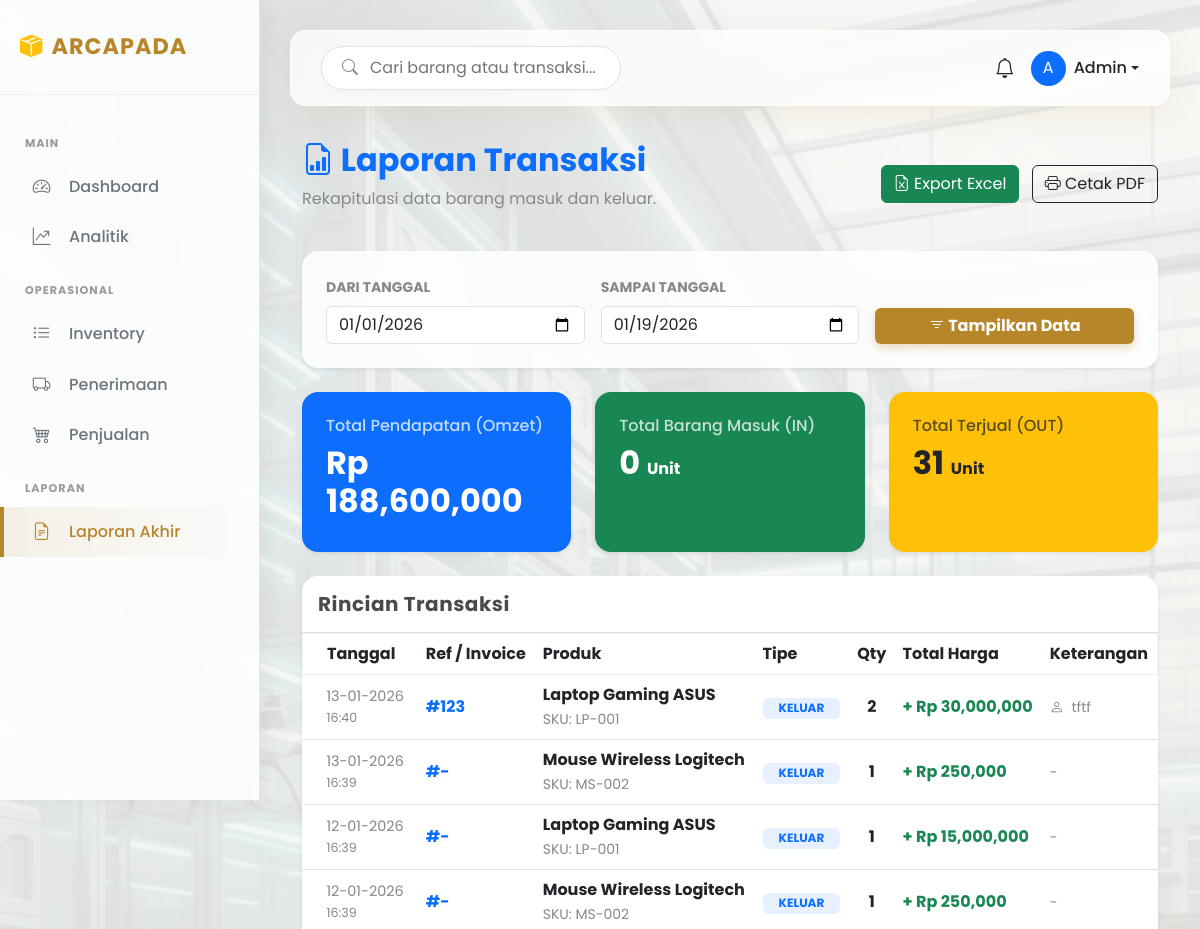
/laporan-final (signed in, upper part), run on an earlier commit of the app's database.
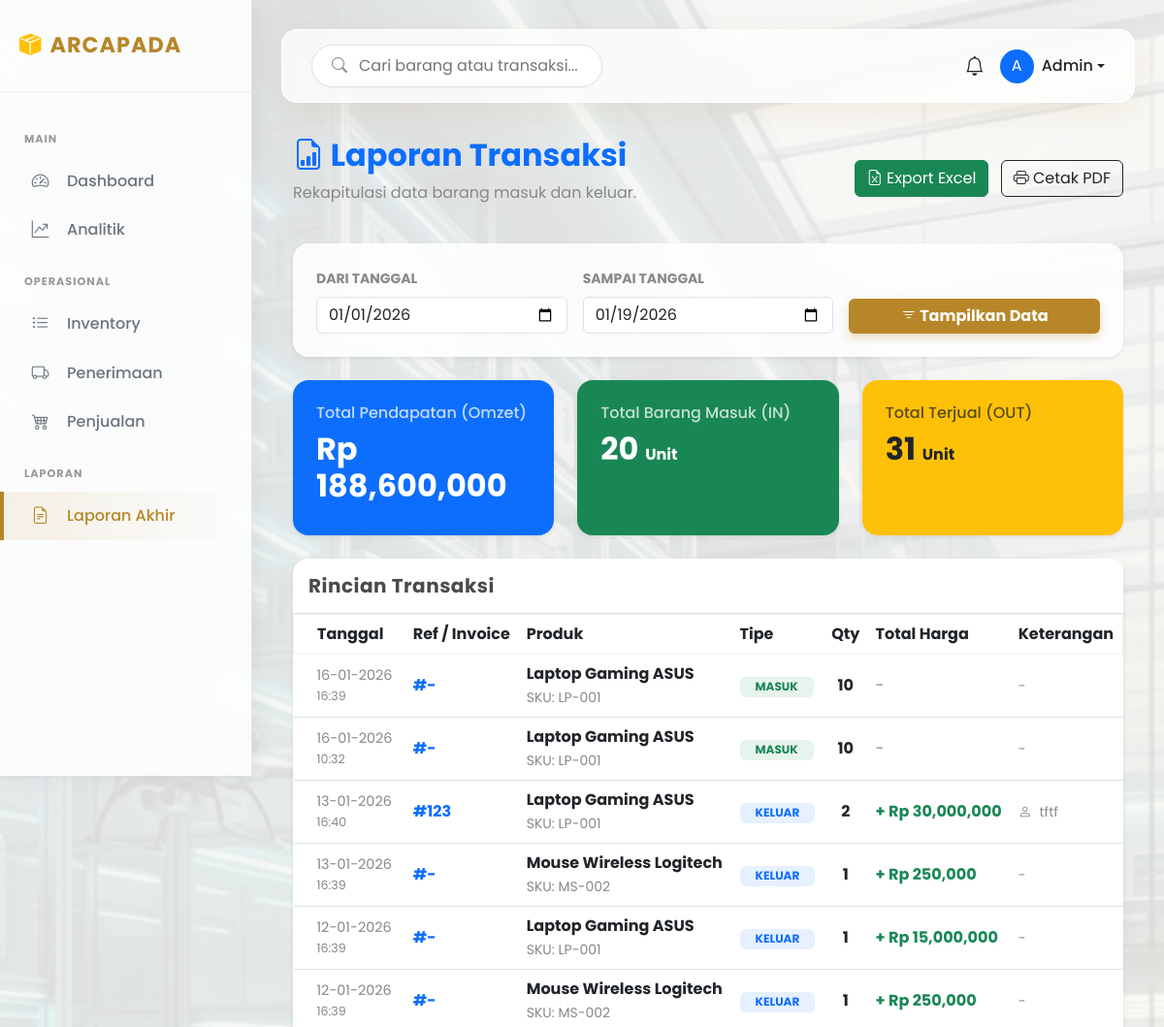
And on a later commit of the database.
### app/models.py (models this page shows, shortened)
class Transaction(db.Model):
    __tablename__ = 'transactions'
    id = db.Column(db.Integer, primary_key=True)
    product_id = db.Column(db.Integer, db.ForeignKey('products.id'), nullable=False)
    transaction_type = db.Column(db.String(10), nullable=False)
    quantity = db.Column(db.Integer, nullable=False)
    total_amount = db.Column(db.Float, nullable=False)
    created_at = db.Column(db.DateTime, default=datetime.utcnow)
    supplier = db.Column(db.String(100), nullable=True)
    reference = db.Column(db.String(50), nullable=True)

class Product(db.Model):
    __tablename__ = 'products'
    id = db.Column(db.Integer, primary_key=True)
    sku = db.Column(db.String(20), unique=True, nullable=False)
    name = db.Column(db.String(100), nullable=False)
    description = db.Column(db.Text, nullable=True)
    price = db.Column(db.Float, nullable=False)
    cost = db.Column(db.Float, nullable=False)
    stock_quantity = db.Column(db.Integer, default=0)
    min_stock_threshold = db.Column(db.Integer, default=10)
    transactions = db.relationship('Transaction', backref='product', lazy=True)

### app/controllers/web_controller.py (the view)
@web_bp.route('/laporan-final')
def laporan_final():
    if 'user_id' not in session: return redirect(url_for('auth.login_web'))
    start_date_str = request.args.get('start_date')
    end_date_str = request.args.get('end_date')
    today = datetime.today()
    if not start_date_str: start_date = today.replace(day=1)
    else: start_date = datetime.strptime(start_date_str, '%Y-%m-%d')
    if not end_date_str: end_date = today
    else: end_date = datetime.strptime(end_date_str, '%Y-%m-%d')
    end_date_fixed = end_date.replace(hour=23, minute=59, second=59)
    query = Transaction.query.filter(Transaction.created_at.between(start_date, end_date_fixed))
    transactions = query.order_by(Transaction.created_at.desc()).all()
    total_income = 0
    items_out = 0
    items_in = 0
    for t in transactions:
        if t.transaction_type == 'OUT':
            total_income += t.total_amount
            items_out += t.quantity
        else:
            items_in += t.quantity
    return render_template('laporan_final.html',
                           transactions=transactions,
                           total_income=total_income,
                           items_out=items_out,
                           items_in=items_in,
                           start_date=start_date.strftime('%Y-%m-%d'),
                           end_date=end_date.strftime('%Y-%m-%d'))

### app/context_processor.py (called while the page is built)
def inject_notifications():
    def get_notifications():
        allowed_roles = ['admin', 'kepala_gudang', 'kepala_divisi']
        user_role = session.get('role')
        if not user_role or user_role not in allowed_roles:
            return {'count': 0, 'items': []}
        low_stock_items = Product.query.filter(Product.stock_quantity <= Product.min_stock_threshold).all()
        return {
            'count': len(low_stock_items),
            'items': low_stock_items
        }
    return dict(notifications=get_notifications())

### app/templates/laporan_final.html (shortened to what the changed rows need)
{% extends "base.html" %}
{% block content %}
<div class="container pb-5">
    <div class="d-flex justify-content-between align-items-center mb-4 no-print">
        <div>
            <h2 class="fw-bold text-primary"><i class="bi bi-file-earmark-bar-graph"></i> Laporan Transaksi</h2>
        </div>
    </div>
    <div class="row g-4 mb-4">
        <div class="col-md-4">
            <div class="card border-0 shadow-sm bg-primary text-white h-100 rounded-4">
                <div class="card-body p-4">
                    <h2 class="fw-bold">Rp {{ "{:,.0f}".format(total_income) }}</h2>
                </div>
            </div>
        </div>
        <div class="col-md-4">
            <div class="card border-0 shadow-sm bg-success text-white h-100 rounded-4">
                <div class="card-body p-4">
                    <h6 class="opacity-75">Total Barang Masuk (IN)</h6>
                    <h2 class="fw-bold">{{ items_in }} <span class="fs-6">Unit</span></h2>
                </div>
            </div>
        </div>
        <div class="col-md-4">
            <div class="card border-0 shadow-sm bg-warning text-dark h-100 rounded-4">
                <div class="card-body p-4">
                    <h2 class="fw-bold">{{ items_out }} <span class="fs-6">Unit</span></h2>
                </div>
            </div>
        </div>
    </div>
    <div class="card shadow-sm border-0 rounded-4 overflow-hidden">
        <div class="card-body p-0">
            <table class="table table-hover align-middle mb-0">
                <thead class="bg-light text-secondary">
                    <tr>
                        <th class="ps-4">Tanggal</th>
                        <th>Ref / Invoice</th>
                        <th>Produk</th>
                        <th>Tipe</th>
                        <th class="text-center">Qty</th>
                        <th>Total Harga</th>
                        <th>Keterangan</th>
                    </tr>
                </thead>
                <tbody>
                    {% for t in transactions %}
                    <tr>
                        <td class="ps-4 text-muted" style="font-size: 0.9rem;">
                            {{ t.created_at.strftime('%d-%m-%Y') }}<br>
                            <small>{{ t.created_at.strftime('%H:%M') }}</small>
                        </td>
                        <td class="fw-bold text-primary">#{{ t.reference or '-' }}</td>
                        <td>
                            <div class="fw-bold">{{ t.product.name }}</div>
                            <small class="text-muted">SKU: {{ t.product.sku }}</small>
                        </td>
                        <td>
                            {% if t.transaction_type == 'IN' %}
                                <span class="badge bg-success bg-opacity-10 text-success px-3">MASUK</span>
                            {% else %}
                                <span class="badge bg-primary bg-opacity-10 text-primary px-3">KELUAR</span>
                            {% endif %}
                        </td>
                        <td class="text-center fw-bold">{{ t.quantity }}</td>
                        <td>
                            {% if t.transaction_type == 'OUT' %}
                                <span class="text-success fw-bold">+ Rp {{ "{:,.0f}".format(t.total_amount) }}</span>
                            {% else %}
                                <span class="text-muted">-</span>
                            {% endif %}
                        </td>
                        <td class="text-muted small">
                            {% if t.supplier %}
                                <i class="bi bi-person me-1"></i> {{ t.supplier }}
                            {% else %}
                                -
                            {% endif %}
                        </td>
                    </tr>
                    {% endfor %}
                </tbody>
            </table>
        </div>
    </div>
</div>
{% endblock %}

What changed in the data, as far as the page shows it:
added Transaction: created_at "16-01-2026", created_at "16:39", reference "-", product.name "Laptop Gaming ASUS", product.sku "LP-001", transaction_type "MASUK", quantity "10"
added Transaction: created_at "16-01-2026", created_at "10:32", reference "-", product.name "Laptop Gaming ASUS", product.sku "LP-001", transaction_type "MASUK", quantity "10"
Also different on the page:
{{ items_in }}: "0" → "20"
